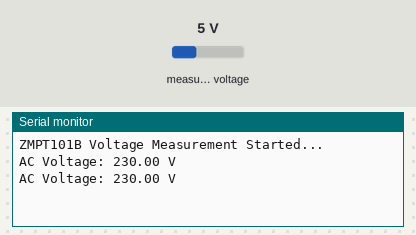
Simulated run of this sketch. Board: Arduino Uno, built with avr-gcc and run on an emulated ATmega328P. Parts: the last lines printed to the serial monitor. Inputs (shaded band) come from the test bench; at power-on: measured voltage 5 V.

Above: at 1.8 s.
1.9 s: measured voltage set to 0.3 V
At 2.9 s:
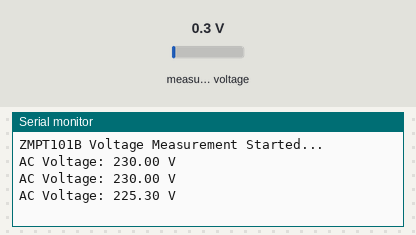
3.4 s: measured voltage set to 3.8 V
At 4.9 s:
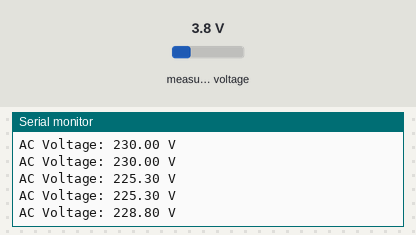
Timing chart, 0 to 6.4 s (numbered marks = the images above; inputs shaded):
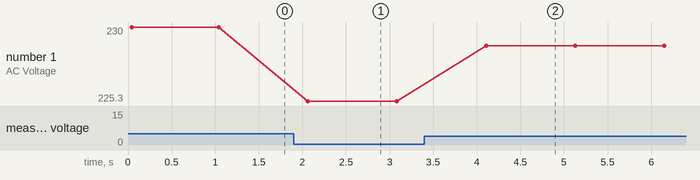

Measured:
- after the input at 1.9 s, the serial monitor: prints a new line after 0.16 s (image 1)
- after the input at 3.4 s, the serial monitor: prints a new line after 0.71 s (image 2)
- plotted number 1: 230 → 225.3 after the input at 1.9 s, 225.3 → 228.8 after the input at 3.4 s

The sketch:

nodemcu_-_zmpt101b_voltage_sensor.ino
```cpp
#include <ZMPT101B.h>

// Define the analog pin connected to ZMPT101B
#define SENSITIVITY 265.0  // Adjust after calibration
#define ZMPT_PIN A0

// Create ZMPT101B object
ZMPT101B voltageSensor(ZMPT_PIN, 50.0);  // 50.0 = frequency (Hz)

void setup() {
  Serial.begin(9600);

  // Set sensitivity (calibrate this value)
  voltageSensor.setSensitivity(SENSITIVITY);

  Serial.println("ZMPT101B Voltage Measurement Started...");
}

void loop() {
  // Get RMS voltage
  float voltage = voltageSensor.getRmsVoltage();

  // Print to Serial Monitor
  Serial.print("AC Voltage: ");
  Serial.print(voltage);
  Serial.println(" V");

  delay(1000);  // 1 second delay
}
```
